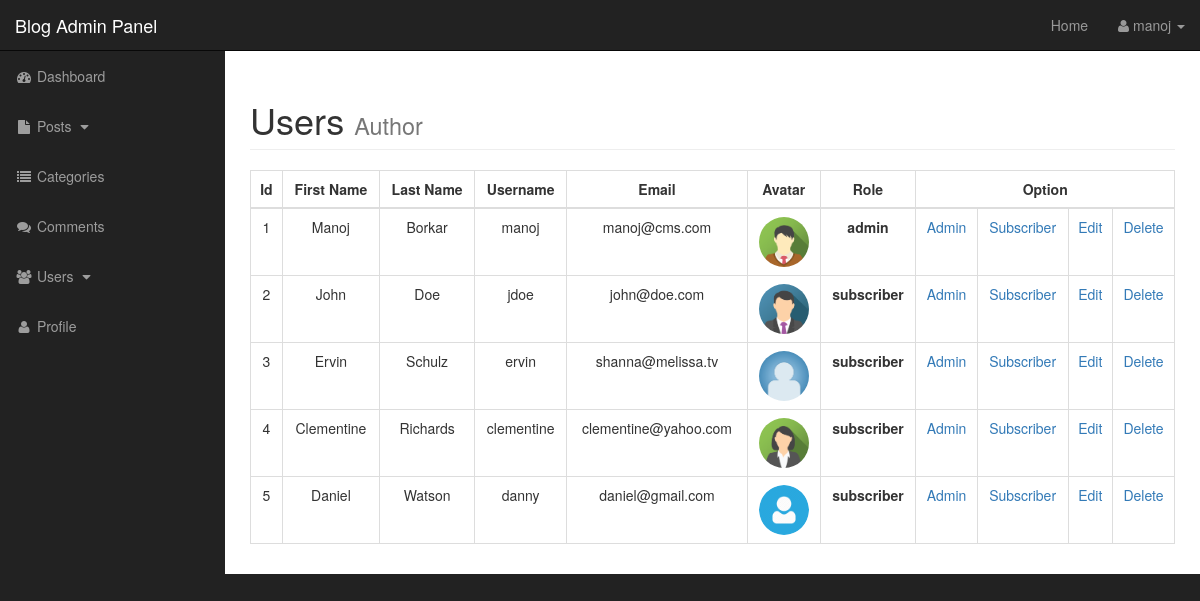
The page /admin/users.php (signed in) on the database its author committed.
### tables this page shows
CREATE TABLE `users` (
  `usr_id` int(3) NOT NULL,
  `username` varchar(255) DEFAULT NULL,
  `password` varchar(255) DEFAULT NULL,
  `first_name` varchar(255) DEFAULT NULL,
  `last_name` varchar(255) DEFAULT NULL,
  `usr_email` varchar(255) DEFAULT NULL,
  `avatar` text,
  `usr_role` varchar(255) DEFAULT NULL,
  `hash` varchar(256) DEFAULT NULL
);

### admin/includes/view_all_users.php (the view, shortened to what this page needs)
<table class="table table-hover table-bordered">
	<thead>
		<tr>
			<th class="text-center">Id</th>
			<th class="text-center">First Name</th>
			<th class="text-center">Last Name</th>
			<th class="text-center">Username</th>
			<th class="text-center">Email</th>
			<th class="text-center">Avatar</th>
			<th class="text-center">Role</th>
			<th class="text-center" colspan="4">Option</th>
		</tr>
	</thead>
	<tbody>
		<?php
	$users_query = "SELECT * FROM users ";
	$users_query_result = mysqli_query($connection,$users_query);
		while($row = mysqli_fetch_assoc($users_query_result)){
			$usr_id = $row['usr_id'];
			$username = $row['username'];
			$first_name = $row['first_name'];
			$last_name = $row['last_name'];
			$usr_email = $row['usr_email'];
			$avatar = $row['avatar'];
			$usr_role = $row['usr_role'];
	echo "
			<tr>
				<td class='text-center'>$usr_id</td>
				<td class='text-center'>$first_name</td>
				<td class='text-center'>$last_name</td>
				<td class='text-center'>$username</td>
				<td class='text-center'>$usr_email</td>
				<td class='text-center'><img src='../images/users/$avatar' class='avatar'></td>
				<td class='text-center'><b>$usr_role</b></td>
				<td class='text-center'><a href='users.php?change_to_admin=$usr_id'>Admin</a></td>
				<td class='text-center'><a href='users.php?change_to_sub=$usr_id'>Subscriber</a></td>
				<td class='text-center'><a href='users.php?source=edit_user&usr_id=$usr_id'>Edit</a></td>
				<td class='text-center'><a href='users.php?delete=$usr_id'>Delete</a></td>
			</tr>";
		}
?>
	</tbody>
</table>

### admin/includes/admin_header.php (shortened to what this page needs)
<!DOCTYPE html>
<html lang="en">
<head>
    <link href="css/style.css" rel="stylesheet">
    <link href="css/bootstrap.min.css" rel="stylesheet">
    <link href="css/sb-admin.css" rel="stylesheet">
    <link href="font-awesome/css/font-awesome.min.css" rel="stylesheet" type="text/css">
</head>
<body>

### admin/users.php (shortened to what this page needs)
<?php include "includes/admin_header.php"; ?>
<div id="wrapper">
<?php include "includes/admin_navigation.php"; ?>
<div id="page-wrapper">
<div class="container-fluid">
<div class="row">
<div class="col-lg-12">
<h1 class="page-header">
	Users
		<small>Author</small>
	</h1>
<?php
if(isset($_GET['source'])){
	$source = $_GET['source'];
}	else {
	$source = '';
}
	switch($source){
		default:
		include "includes/view_all_users.php";
		break;
	}
?>
</div>
</div>
</div>
<?php include "includes/admin_footer.php"; ?>

### admin/includes/admin_navigation.php (shortened to what this page needs)
<nav class="navbar navbar-inverse navbar-fixed-top" role="navigation">
<div class="navbar-header">
	<a class="navbar-brand" href="index.php">Blog Admin Panel</a>
</div>
<ul class="nav navbar-right top-nav">
	<li><a href="../index.php">Home</a></li>
	<li class="dropdown">
		<a href="#" class="dropdown-toggle" data-toggle="dropdown"><i class="fa fa-user"></i> <?php echo $_SESSION['username']; ?> <b class="caret"></b></a>
	</li>
</ul>
<div class="collapse navbar-collapse navbar-ex1-collapse">
	<ul class="nav navbar-nav side-nav">
		<li>
			<a href="index.php"><i class="fa fa-fw fa-dashboard"></i> Dashboard</a>
		</li>
		<li>
			<a href="javascript:;" data-toggle="collapse" data-target="#post_dropdown"><i class="fa fa-fw fa-file"></i> Posts <i class="fa fa-fw fa-caret-down"></i></a>
		</li>
		<li>
			<a href="categories.php"><i class="fa fa-fw fa-list"></i> Categories</a>
		</li>
		<li>
			<a href="comments.php"><i class="fa fa-fw fa-comments"></i> Comments</a>
		</li>
		<li>
			<a href="javascript:;" data-toggle="collapse" data-target="#demo"><i class="fa fa-fw fa-users"></i> Users <i class="fa fa-fw fa-caret-down"></i></a>
		</li>
		<li>
			<a href="profile.php"><i class="fa fa-fw fa-user"></i> Profile</a>
		</li>
	</ul>
</div>
</nav>

### admin/includes/admin_footer.php (shortened to what this page needs)
</div>
</body>
</html>

### admin/css/style.css (style rules this page uses)
.avatar { height: 50px; width: 50px; border-radius: 50%; }

### admin/css/sb-admin.css (style rules this page uses)
body { margin-top: 100px; background-color: #222; }
@media (min-width:768px) { body { margin-top: 50px; } }
#wrapper { padding-left: 0; }
#page-wrapper { width: 100%; padding: 0; background-color: #fff; }
@media (min-width:768px) { #wrapper { padding-left: 225px; } }
@media (min-width:768px) { #page-wrapper { padding: 10px; } }
.top-nav { padding: 0 15px; }
.top-nav>li { display: inline-block; float: left; }
.top-nav>li>a { padding-top: 15px; padding-bottom: 15px; line-height: 20px; color: #999; }
@media (min-width:768px) { .side-nav { position: fixed; top: 51px; left: 225px; width: 225px; margin-left: -225px; border: none; border-radius: 0; overflow-y: auto; background-color: #222; } }
@media (min-width:768px) { .side-nav>li>a { width: 225px; } }

### rows shown on the page
users: usr_id "1", first_name "Manoj", last_name "Borkar", username "manoj", usr_email "manoj@cms.com", avatar (picture), usr_role "admin"
users: usr_id "2", first_name "John", last_name "Doe", username "jdoe", usr_email "john@doe.com", avatar (picture), usr_role "subscriber"
users: usr_id "3", first_name "Ervin", last_name "Schulz", username "ervin", usr_email "shanna@melissa.tv", avatar (placeholder picture), usr_role "subscriber"
users: usr_id "4", first_name "Clementine", last_name "Richards", username "clementine", usr_email "clementine@yahoo.com", avatar (picture), usr_role "subscriber"
users: usr_id "5", first_name "Daniel", last_name "Watson", username "danny", usr_email "daniel@gmail.com", avatar (picture), usr_role "subscriber"

### other values the page prints
$_SESSION['username'] "manoj"
